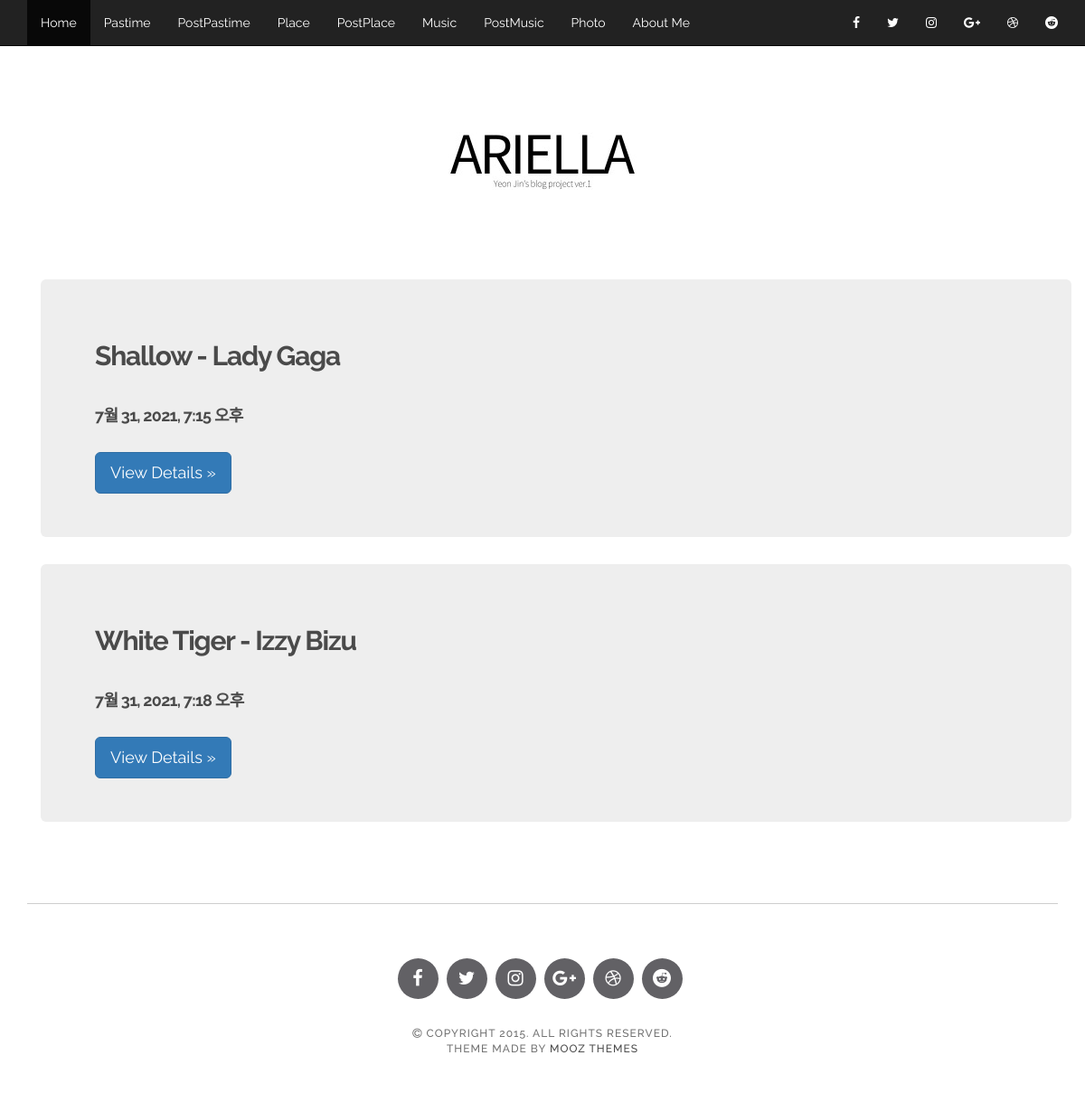
The app's page /music/ with its own data.
### blog/models.py (models this page shows)
class Music(models.Model):
    title = models.CharField(max_length=50)
    pub_date = models.DateTimeField(auto_now_add=True)
    author = models.ForeignKey(User, on_delete=models.SET_NULL, null=True, default=1)
    content = RichTextUploadingField(null=True)

### blog/views.py (the view)
# urls.py: path('music/', views.music, name="music"),
def music(request):
    musics = Music.objects.all()
    return render(request, 'music.html', {'musics': musics})

### blog/templates/music.html
{% extends 'base.html' %}
{% load static %}
{% block contents %}
<section>
{% block content %}
    <br>
    {% for music in musics %}
        <main role="main" class="container">
            <div class="jumbotron">
                <h2>{{ music.title }}</h2>
                <br>
                <h4>{{ music.pub_date }}</h4>
                <br>
                <a class="btn btn-lg btn-primary" href="{% url 'musicviewdetail' music.id %}" role="button">View Details &raquo;</a>
            </div>
        </main>
    {% endfor %}
{% endblock %}
</section>
{% endblock %}

### blog/static/css/style.css (style rules this page uses)
body { font-family: "Raleway", Sans-serif; -webkit-font-smoothing: antialiased; }
h1, h2, h3, h4, h5, h6 { letter-spacing: -0.04em; font-weight: 700; font-style: normal; font-family: "Raleway", Sans-serif; color: #4A4A4A; }
a { color: #4A4A4A; }
a, a:hover, a:focus, a:active, a.active { outline: 0; text-decoration: none; }
section { padding-bottom: 60px; }

### records on screen
Music: title "Shallow - Lady Gaga", pub_date "7월 31, 2021, 7:15 오후"
Music: title "White Tiger - Izzy Bizu", pub_date "7월 31, 2021, 7:18 오후"
